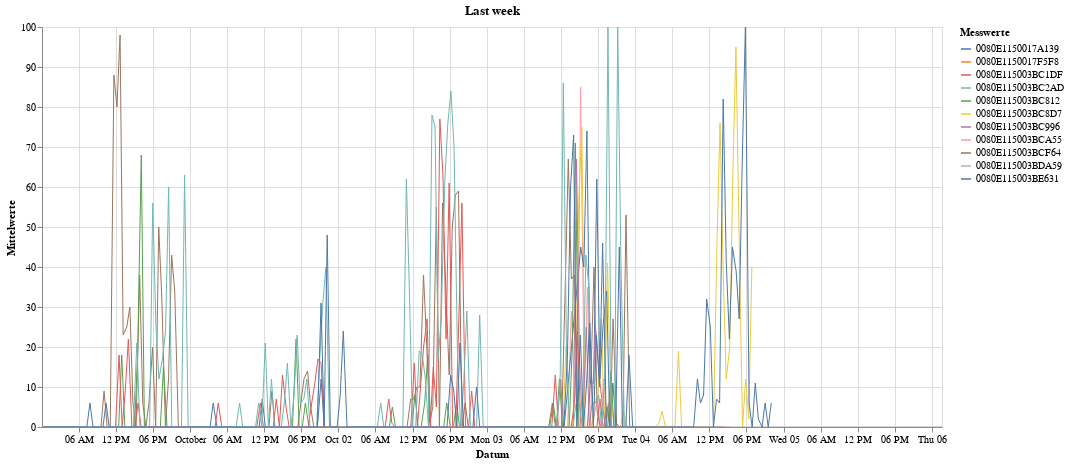

Write notebook code for a chart like this one.
### Markdown cell above
#### Sitzbelegungswerte von letzter Woche

### Code cell
myTitle="Last week"

alt.Chart(df_data2betested[['sensor_eui','sit']].loc[day_a_week_ago:date_today].reset_index(), title=myTitle).mark_line(strokeWidth=1).encode(
    x=alt.X('timestamp:T', axis=alt.Axis(format= '', title='Datum'))
    , y=alt.X('sit', axis=alt.Axis(title='Mittelwerte'))
    , color=alt.Color('sensor_eui', legend=alt.Legend(title="Messwerte", orient="right"))    
    , tooltip=['sensor_eui','sit']       
).properties(width=900, height=400).interactive()

### Figure 1 — Vega-Lite specification as saved in the notebook (floating-point values rounded to 4 significant figures; data arrays with more than 128 entries replaced by an {"elided": "..."} marker saying what was removed)
{"config": {"view": {"continuousWidth": 400, "continuousHeight": 300}}, "data": {"name": "data-61f785d4f111f91e03e80e504cda471c"}, "mark": {"type": "line", "strokeWidth": 1}, "encoding": {"color": {"type": "nominal", "field": "sensor_eui", "legend": {"orient": "right", "title": "Messwerte"}}, "tooltip": [{"type": "nominal", "field": "sensor_eui"}, {"type": "quantitative", "field": "sit"}], "x": {"type": "temporal", "axis": {"format": "", "title": "Datum"}, "field": "timestamp"}, "y": {"type": "quantitative", "axis": {"title": "Mittelwerte"}, "field": "sit"}}, "height": 400, "selection": {"selector003": {"type": "interval", "bind": "scales", "encodings": ["x", "y"]}}, "title": "Last week", "width": 900, "$schema": "https://vega.github.io/schema/vega-lite/v4.8.1.json", "datasets": {"data-61f785d4f111f91e03e80e504cda471c": {"elided": "2031 records"}}}
